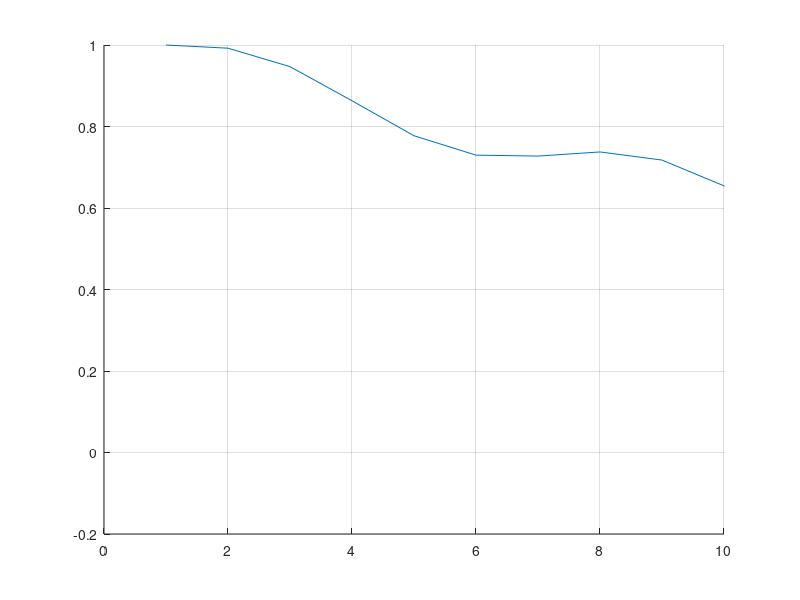

This chart was generated by the following MATLAB code:
% This file is used for the graphing of HW00P2

y = @(t) (2 / 401) * (0.5 * cos(10 * t) + 10 * sin(10 * t)) + (400/401) * exp(-t/2);


% plotting
figure 
hold on
grid on

% plot function
t = 0:0.1:10;
plot(y(t))
xlim([0,10])